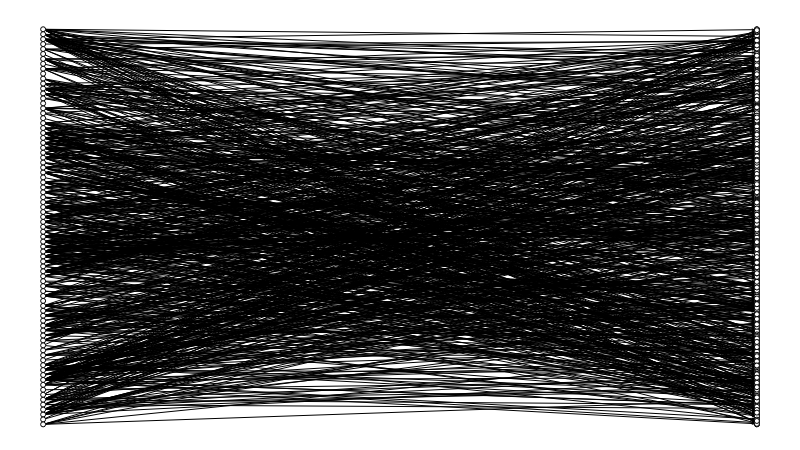

This figure's notebook cell:
### Code cell
g1 = fm.load('twomode1.gml')
g1.set_all_nodes('size', 5)
g1.set_all_nodes('labpos', 'hover')
g1.move('bipartite', [n for n in g1.nodes if g1.nodes[n]['type'] == 'filme'])
g1.draw()

### Figure 1 — Plotly figure (JSON) as saved in the notebook; plotly's stock layout.template omitted (floating-point values rounded to 4 significant figures; data arrays with more than 128 entries replaced by an {"elided": "..."} marker saying what was removed)
{"data": [{"hoverinfo": "none", "line": {"color": "rgb(127, 127, 127)", "dash": "solid", "width": 0}, "mode": "lines", "type": "scatter", "x": [0.9626, 0.9626, null, 0, 1, null], "y": [0, 1, null, 0.5, 0.5, null]}, {"hoverinfo": "none", "line": {"color": "rgb(0, 0, 0)", "dash": "solid", "width": 1}, "mode": "lines", "type": "scatter", "x": {"elided": "6984 float values"}, "y": {"elided": "6984 float values"}}, {"hoverinfo": "text", "marker": {"color": "rgb(255, 255, 255)", "line": {"color": "rgb(0, 0, 0)", "width": 1}, "size": 5, "symbol": "circle"}, "mode": "markers", "text": {"elided": "2163 str values"}, "textfont": {"color": "rgb(0, 0, 0)"}, "textposition": "middle center", "type": "scatter", "x": {"elided": "2163 int values"}, "y": {"elided": "2163 float values"}}, {"hoverinfo": "none", "mode": "text", "text": [], "textfont": {"color": "rgb(255, 255, 255)"}, "textposition": "middle center", "type": "scatter", "x": [], "y": []}, {"hoverinfo": "none", "mode": "text", "text": {"elided": "2163 null values"}, "textfont": {"color": "rgb(0, 0, 0)"}, "textposition": "middle center", "type": "scatter", "x": {"elided": "2163 int values"}, "y": {"elided": "2163 float values"}}, {"hoverinfo": "none", "mode": "text", "text": {"elided": "776 null values"}, "textfont": {"color": "rgb(0, 0, 0)"}, "textposition": "middle center", "type": "scatter", "x": {"elided": "776 float values"}, "y": {"elided": "776 float values"}}, {"hoverinfo": "none", "marker": {"color": "rgba(255, 255, 255, 0)", "line": {"color": "rgba(255, 255, 255, 0)", "width": 0}, "size": 0, "symbol": "circle"}, "mode": "markers", "type": "scatter", "x": [0.5, 0, 1, 0.5], "y": [0, 0.5, 0.5, 1]}], "layout": {"height": 450, "margin": {"b": 0, "l": 0, "r": 0, "t": 0}, "plot_bgcolor": "rgb(255, 255, 255)", "showlegend": false, "width": 800, "xaxis": {"fixedrange": true, "showgrid": false, "showticklabels": false, "zeroline": false}, "yaxis": {"fixedrange": true, "showgrid": false, "showticklabels": false, "zeroline": false}}}
